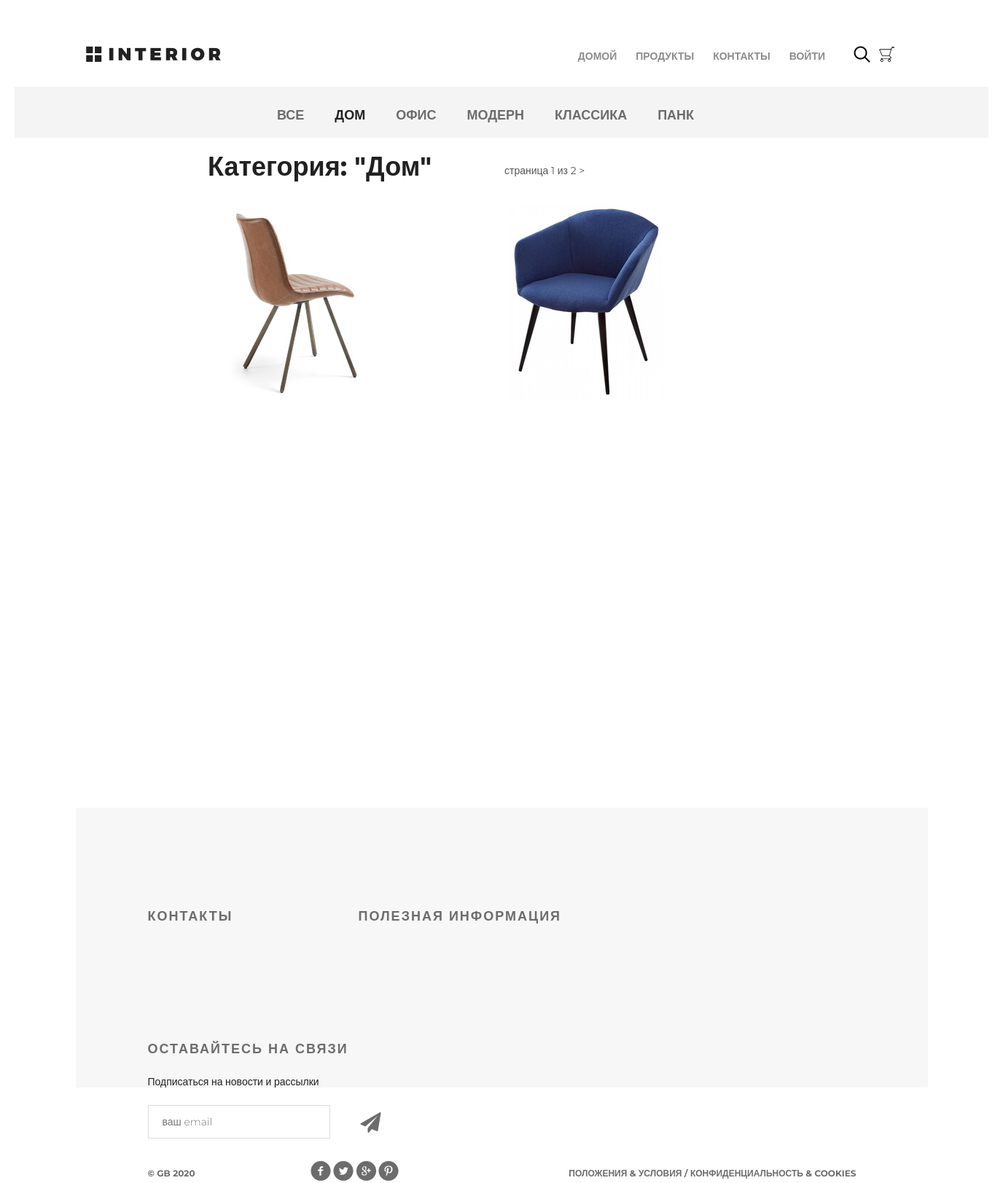
The page /products/category/21/ on the database its author committed.
### mainapp/models.py (models this page shows, shortened)
class ProductCategory(models.Model):
    name = models.CharField(max_length=64, unique=True, verbose_name='Имя')
    description = models.TextField(verbose_name='Описание')
    is_active = models.BooleanField(default=True, verbose_name='Активна')

class Product(models.Model):
    category = models.ForeignKey(ProductCategory, on_delete=models.CASCADE, verbose_name='Категория')
    name = models.CharField(max_length=128, verbose_name='Название')
    image = models.ImageField(upload_to='products_images', blank=True, verbose_name='Изображение')
    short_desc = models.CharField(max_length=120, verbose_name='Краткое описание')
    description = models.TextField(verbose_name='Описание', blank=True)
    price = models.DecimalField(verbose_name='Цена', max_digits=8, decimal_places=2, default=0)
    quantity = models.PositiveIntegerField(default=0, verbose_name='Количество на складе')
    is_active = models.BooleanField(default=True, verbose_name='Активен')

### mainapp/views.py (the view, shortened to what this page needs)
# urls.py: path('products/', include('mainapp.urls', namespace='products')),
def products(request, pk=None, page=1):
    title = 'Продукты'
    links_menu = ProductCategory.objects.all()
    basket = []
    if request.user.is_authenticated:
        basket = Basket.objects.filter(user=request.user)
    if pk is not None:
        if pk == 0:
            products_list = Product.objects.all().order_by('price')
            category = {'name': 'все', 'pk': 0}
        else:
            category = get_object_or_404(ProductCategory, pk=pk)
            products_list = Product.objects.filter(category__pk=pk).order_by('price')
        paginator = Paginator(products_list, 2)
        try:
            product_paginator = paginator.page(page)
        except PageNotAnInteger:
            product_paginator = paginator.page(1)
        except EmptyPage:
           product_paginator = paginator.page(paginator.num_pages)
        content = {
            'title': title,
            'links_menu': links_menu,
            'products': product_paginator,
            'category': category,
            'basket': get_basket(request.user),
        }
        return render(request, 'mainapp/products_list.html', content)

### mainapp/views.py (called while the page is built)
def get_basket(user):
    basket = []
    if user.is_authenticated:
        return Basket.objects.filter(user=user)
    return []

### mainapp/templates/mainapp/products_list.html (shortened to what this page needs)
{% extends 'mainapp/base.html' %}
{% load static %}
{% block content %}
  <div class="details">
    <div class="links clearfix">
      {% include 'mainapp/includes/inc_categories_menu.html' %}
    </div>
    <div class="products_list">
      <div class="title clearfix">
        <h2>Категория: "{{ category.name|title }}"</h2>
        <div class="paginator">
          <span class="current">
              страница {{ products.number }} из {{ products.paginator.num_pages }}
          </span>
          {% if products.has_next %}
            <a href="{% url 'products:page' category.pk products.next_page_number %}">
                >
            </a>
          {% endif %}
        </div>
      </div>
      <div class="category-products clearfix">
        {% for product in products %}
          <div class="block">
            <a href="{% url 'products:product' product.pk %}">
              <img src="/media/{{ product.image }}" alt="product.short_desc">
            </a>
          </div>
        {% endfor %}
      </div>
    </div>
  </div>
  <div class="clr"></div>
{% endblock %}

### mainapp/templates/mainapp/includes/inc_categories_menu.html
<ul class="links-menu">
    <li>
        <a href="{% url 'products:category' 0 %}">все</a>
    </li>
    {% for link in links_menu %}
        <li>
            <a href="{% url 'products:category' link.pk %}" {% if request.resolver_match.kwargs.pk == link.pk %}class="active"{% endif %}>
                {{ link.name }}
            </a>
        </li>
    {% endfor %}
</ul>

### static/css/style.css (style rules this page uses)
* { margin: 0; padding: 0; }
body { font-family: 'Montserrat', sans-serif; }
html, body { height: 100%; }
.products_list { margin-left: 250px; }
.products_list a { color: #555; text-decoration: none; }
.products_list .title { margin: 20px auto; height: 50px; float: none; }
.products_list .title h2 { margin-top: 0; float: left; }
.products_list .title .paginator { display: block; position: relative; left: 75px; top: 15px; margin-left: 25px; color: #555; float: left; }
.paginator a, .paginator a:visited { color: #555; text-decoration: none; }
.category-products { margin-bottom: 75px; }
.category-products .block a img { float: left; }
.category-products .block { float: left; margin-right: 30px; display: block; height: 370px; width: 370px; position: relative; }
.clr { height: 384px; }
.clearfix:after { content: ""; display: block; clear: both; }
.title { height: 152px; margin-right: 15px; }
.title h2 { float: left; margin-top: 118px; color: #212121; font-size: 36px; font-weight: 700; text-align: left; margin-left: 15px; }
.links { height: 70px; background-color: #f4f4f4; position: relative; padding-left: 360px; }
.links-menu { margin: 27px auto 0px; position: absolute; }
.links-menu li { float: left; list-style-type: none; padding-right: 42px; }
.links-menu li a { text-decoration: none; color: #6c6c6c; font-size: 18px; font-weight: 700; text-transform: uppercase; }
.links-menu .active { color: #212121; font-size: 18px; font-weight: 700; }

### rows shown on the page
ProductCategory: name "ДОМ", name "Дом"
ProductCategory: name "ОФИС"
ProductCategory: name "МОДЕРН"
ProductCategory: name "КЛАССИКА"
ProductCategory: name "ПАНК"
Product: image (picture)
Product: image (picture)

### other values the page prints
{{ products.number }} "1"
{{ products.paginator.num_pages }} "2"
